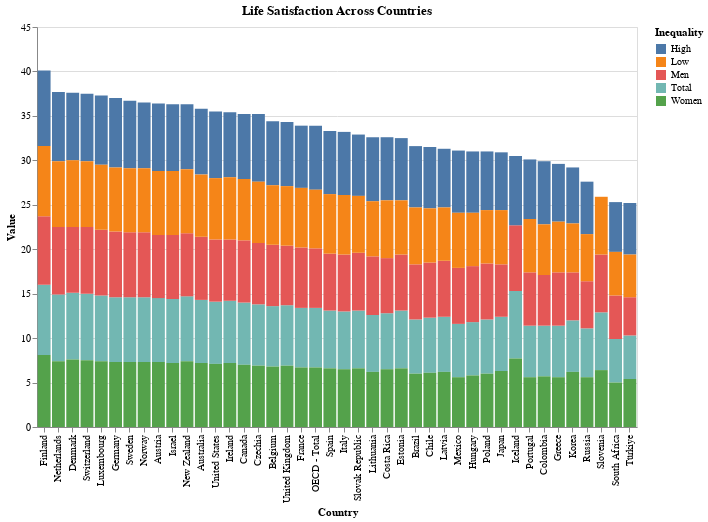

Write notebook code for a chart like this one.
### Code cell
import pandas as pd
import altair as alt

# Creating a bar chart
bar_chart = alt.Chart(filtered_data).mark_bar().encode(
    x=alt.X('Country:N', sort='-y'),  # Sort countries by the value in descending order
    y='Value:Q',
    color='Inequality:N',  # Color bars by 'Inequality' to add another dimension to the data
    tooltip=['Country', 'Value', 'Inequality']
).properties(
    title='Life Satisfaction Across Countries',
    width=600,
    height=400
)

# Displaying the chart
bar_chart

### Figure 1 — Vega-Lite specification as saved in the notebook (floating-point values rounded to 4 significant figures; data arrays with more than 128 entries replaced by an {"elided": "..."} marker saying what was removed)
{"config": {"view": {"continuousWidth": 300, "continuousHeight": 300}}, "data": {"name": "data-666fffe44c372c1f6818df7789661464"}, "mark": {"type": "bar"}, "encoding": {"color": {"field": "Inequality", "type": "nominal"}, "tooltip": [{"field": "Country", "type": "nominal"}, {"field": "Value", "type": "quantitative"}, {"field": "Inequality", "type": "nominal"}], "x": {"field": "Country", "sort": "-y", "type": "nominal"}, "y": {"field": "Value", "type": "quantitative"}}, "height": 400, "title": "Life Satisfaction Across Countries", "width": 600, "$schema": "https://vega.github.io/schema/vega-lite/v5.8.0.json", "datasets": {"data-666fffe44c372c1f6818df7789661464": {"elided": "208 records"}}}
